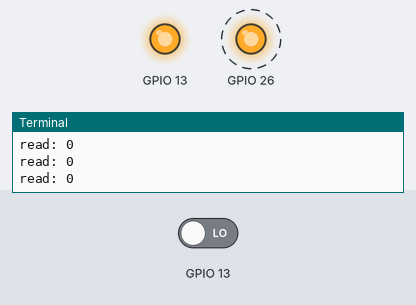
Simulated run of this program. Board: Raspberry Pi (BCM pin numbers). Parts: output pins drawn as LEDs (lit = HIGH), the last lines printed to the terminal. Dashed ring = blinking. Inputs (shaded band) come from the test bench; at power-on: GPIO 13 LOW. Pins used as bus, display or sensor lines are not drawn.

Above: at 1.2 s.
1.3 s: GPIO 13 driven HIGH
At 1.82 s:
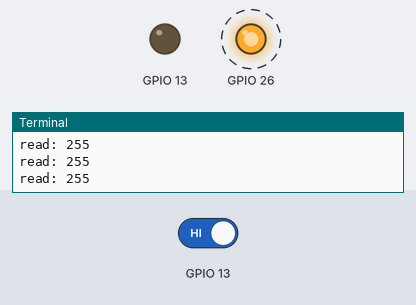
4.3 s: GPIO 13 driven LOW
At 4.83 s:
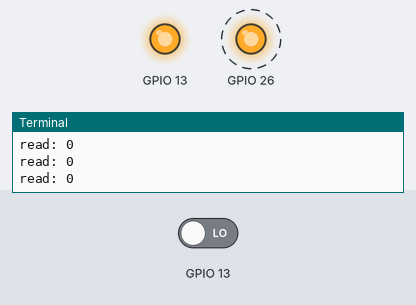
Timing chart, 0 to 13.3 s (numbered marks = the images above; inputs shaded):
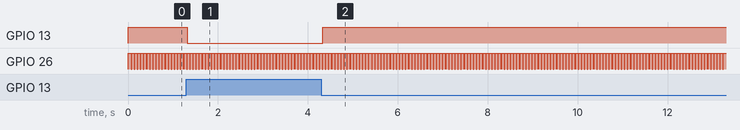

The program:

SerialBUS2Parallel.py
```python
# (licence header left out)
from RPi import GPIO
from time import sleep
import math


class SerialBUS2Parallel:
    DELAY = 0.001

    # ------------------------------------------------------------------------
    # Init the module and set GPIO pins
    # ------------------------------------------------------------------------
    def __init__(self, data_pin, clock_pin, latch_pin, rw_pin):
        self.data_pin = data_pin
        self.clock_pin = clock_pin
        self.latch_pin = latch_pin
        self.rw_pin = rw_pin

        GPIO.setmode(GPIO.BCM)
        GPIO.setup(self.clock_pin, GPIO.OUT, initial=GPIO.LOW)
        GPIO.setup(self.latch_pin, GPIO.OUT, initial=GPIO.LOW)
        GPIO.setup(self.rw_pin, GPIO.OUT, initial=GPIO.LOW)


    # ------------------------------------------------------------------------
    # Send pulse
    # ------------------------------------------------------------------------
    def __pulse(self, pin, value=GPIO.HIGH):
        GPIO.output(pin, value)
        sleep(self.DELAY)
        GPIO.output(pin, not value)


    # ------------------------------------------------------------------------
    # Write data on BUS
    # ------------------------------------------------------------------------
    def write(self, data):
        GPIO.setup(self.data_pin, GPIO.OUT)
        GPIO.output(self.rw_pin, GPIO.HIGH)
        for ii in range(8):
            databit = bool(data&int(math.pow(2, ii)))
            GPIO.output(self.data_pin, databit)
            self.__pulse(self.clock_pin)
        self.__pulse(self.latch_pin)


    # ------------------------------------------------------------------------
    # Read data from BUS
    # ------------------------------------------------------------------------
    def read(self):
        data = 0
        GPIO.setup(self.data_pin, GPIO.IN, pull_up_down=GPIO.PUD_DOWN)
        GPIO.output(self.rw_pin, GPIO.LOW)
        self.__pulse(self.latch_pin)
        for ii in range(8):
            databit = GPIO.input(self.data_pin)
            #print ("PISO Input: i%d %d"% (ii, databit))
            data += databit*int(math.pow(2, ii))
            self.__pulse(self.clock_pin)

        return data


# ----------------------------------------------------------------------------
# Test
# ----------------------------------------------------------------------------
try:
    module = SerialBUS2Parallel(13, 6, 19, 26)

    # read from bus
    #while (True):
    #    data = module.read()
    #    print ("read: %d"% data)
    #    sleep(0.5)

    # write on bus
    #for ii in range(0, 256, 1):
    #    print ("write: %d"% ii)
    #    module.write(ii)
    #    sleep(0.02)

    # read & write on bus
    while (True):
        data = module.read()
        print ("read: %d"% data)
        module.write(~data)
        sleep(0.05)
except KeyboardInterrupt:
    GPIO.cleanup()
```

Measured:
- after the input at 1.3 s, GPIO 13: HIGH → LOW at once
- after the input at 4.3 s, GPIO 13: LOW → HIGH at once
- by itself, GPIO 26: alternates HIGH for 0.06 s and LOW for 0.01 s
